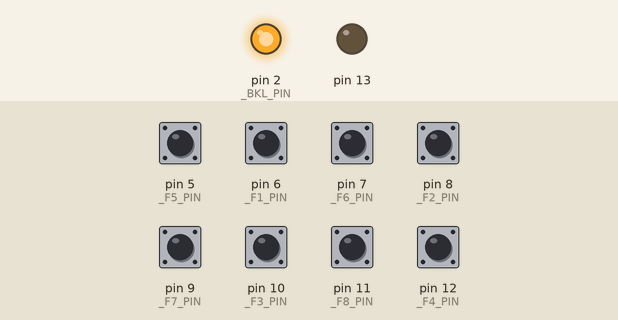
A sketch run on a simulated Arduino Uno, built with avr-gcc and run on an emulated ATmega328P. On the bench: output pins drawn as LEDs (lit = HIGH). Dashed ring = blinking. The test bench sets the inputs (shaded band); at power-on: pin 5 (_F5_PIN), pin 6 (_F1_PIN), pin 7 (_F6_PIN), pin 8 (_F2_PIN), pin 9 (_F7_PIN), pin 10 (_F3_PIN), pin 11 (_F8_PIN), pin 12 (_F4_PIN) HIGH.

Above: at 1.2 s.
1.3 s: pin 7 (_F6_PIN) pulled LOW for 0.15 s
At 1.49 s:
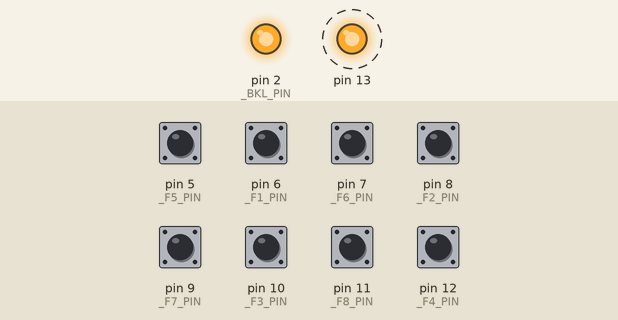
Timing chart, 0 to 4.3 s (numbered marks = the images above; inputs shaded):
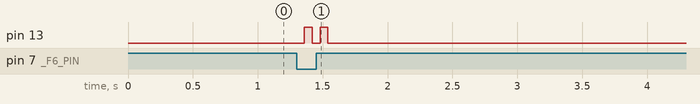

The sketch:

Sender.ino
```cpp
#define _F1_PIN 6
#define _F2_PIN 8
#define _F3_PIN 10
#define _F4_PIN 12
#define _F5_PIN 5
#define _F6_PIN 7
#define _F7_PIN 9
#define _F8_PIN 11
#define _BKL_PIN 2
#define _LFI_PORTB 5

void matrix_scan();
void key_scan();

bool matrix_status[8] = {0, };
bool key_pressed[8] = {0, };

const uint8_t keyp_list[8] = {
    _F1_PIN, _F2_PIN, _F3_PIN, _F4_PIN,
    _F5_PIN, _F6_PIN, _F7_PIN, _F8_PIN,
};

const bool bit[8][8] = {
    {0, 0, 1, 1, 1, 1, 0, 0}, // F5
    {0, 1, 0, 1, 1, 0, 1, 0}, // F1
    {0, 1, 1, 0, 0, 1, 1, 0}, // F6
    {0, 1, 1, 1, 1, 1, 1, 0}, // F2
    {1, 0, 0, 1, 1, 0, 0, 1}, // F7
    {1, 0, 1, 0, 0, 1, 0, 1}, // F3
    {1, 0, 1, 1, 1, 1, 0, 1}, // F8
    {1, 1, 0, 0, 0, 0, 1, 1}, // F4
};

#define _BIT_STREAM_SIZE 9
struct _bit_stream
{
    int8_t queue[_BIT_STREAM_SIZE][2];
    int8_t queue_front;
    int8_t queue_rear;
    int8_t queue_size;

    _bit_stream()
    {
        queue[_BIT_STREAM_SIZE][2] = {{0, }, };
        queue_front = 0;
        queue_rear = 0;
        queue_size = 0;
    }

    void queue_push(uint8_t pin, uint8_t status)
    {
        if ((queue_rear + 1) % _BIT_STREAM_SIZE == queue_front)
        {
            return;
        }
        queue_size++;
        queue_rear = (queue_rear + 1) % _BIT_STREAM_SIZE;
        queue[queue_rear][0] = pin;
        queue[queue_rear][1] = status;
    }

    int8_t queue_pop()
    {
        if (queue_rear == queue_front)
        {
            return 0;
        }
        queue_size--;
        queue_front = (queue_front + 1) % _BIT_STREAM_SIZE;
        int8_t target_status = queue[queue_front][0];
        if (!queue[queue_front][1])
        {
            target_status *= -1;
        }
        queue[queue_front][0] = 0;
        queue[queue_front][1] = 0;

        return target_status;
    }
} bit_stream;

#define _BACKLIGHT_PWM 175
void setup()
{
    pinMode(_BKL_PIN, OUTPUT);
    DDRB |= (1 << _LFI_PORTB);

    for (int8_t idx = 0; idx < 8; idx++)
    {
        pinMode(keyp_list[idx], INPUT_PULLUP);
    }

    analogWrite(_BKL_PIN, _BACKLIGHT_PWM);
}

void loop()
{
    matrix_scan();
    lfi_bit_send();
}

void matrix_scan()
{
    for (int8_t idx = 0; idx < 8; idx++)
    {
        matrix_status[idx] = !digitalRead(keyp_list[idx]);

        if (key_pressed[idx] != matrix_status[idx])
        {
            bit_stream.queue_push(keyp_list[idx], matrix_status[idx]);
            key_pressed[idx] = matrix_status[idx];
        }
    }
}

#define _BIT_WIDTH 30000
void lfi_bit_send()
{
    if (bit_stream.queue_size == 0)
    {
        return;
    }

    bool bit_buffer[10] = {0, };
    bool pressed = 0;
    int8_t key = bit_stream.queue_pop();

    if (key < 0)
    {
        return;
    }

    bit_buffer[0] = pressed;
    bit_buffer[9] = pressed;

    for (int8_t idx = 1; idx <= 8; idx++)
    {
        bit_buffer[idx] = bit[key - 5][idx - 1];
    }

    unsigned long pre_time = 0;
    for (int8_t idx = 0; idx < 10; idx++)
    {
        while (1)
        {
            unsigned long cur_time = micros();
            if (micros() - pre_time >= _BIT_WIDTH)
            {
                if (bit_buffer[idx])
                {
                    PORTB |= (1 << _LFI_PORTB);
                } else {
                    PORTB &= ~(1 << _LFI_PORTB);
                }
                pre_time = micros();

                break;
            }
        }
    }
    PORTB &= ~(1 << _LFI_PORTB);
}
```

Measured:
- after the input at 1.3 s, pin 13: alternates HIGH for 0.06 s and LOW for 0.06 s, 4 changes in all, then stays LOW, starting after 0.06 s
